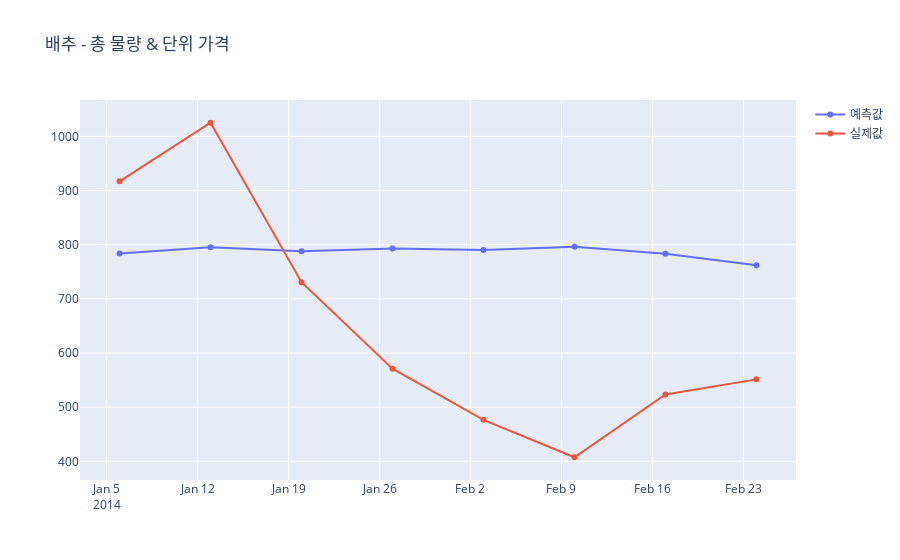

The notebook cell this image was saved under:
### Code cell
# 총 물량 & 단위 당 가격 시각화
fig = make_subplots()

fig.add_trace(go.Scatter(x=cab_week.index, y=df_forecast['PER_PRICE'], name='예측값'))
fig.add_trace(go.Scatter(x=cab_week.index, y=df_test['PER_PRICE'], name='실제값'))

# Set y-axes titles

fig.update_layout(title_text='배추 - 총 물량 & 단위 가격')

fig.show()

### Figure 1 — Plotly figure (JSON) as saved in the notebook; plotly's stock layout.template omitted (floating-point values rounded to 4 significant figures; data arrays with more than 128 entries replaced by an {"elided": "..."} marker saying what was removed)
{"data": [{"name": "예측값", "type": "scatter", "x": {"elided": "409 str values"}, "y": [783.9, 795.5, 787.7, 793.1, 790.2, 796.2, 783.4, 762.2]}, {"name": "실제값", "type": "scatter", "x": {"elided": "409 str values"}, "y": [916.9, 1025.0, 730.8, 571.0, 476.7, 407.5, 523.3, 551.3]}], "layout": {"title": {"text": "배추 - 총 물량 & 단위 가격"}, "xaxis": {"anchor": "y", "domain": [0, 1]}, "yaxis": {"anchor": "x", "domain": [0, 1]}}}
